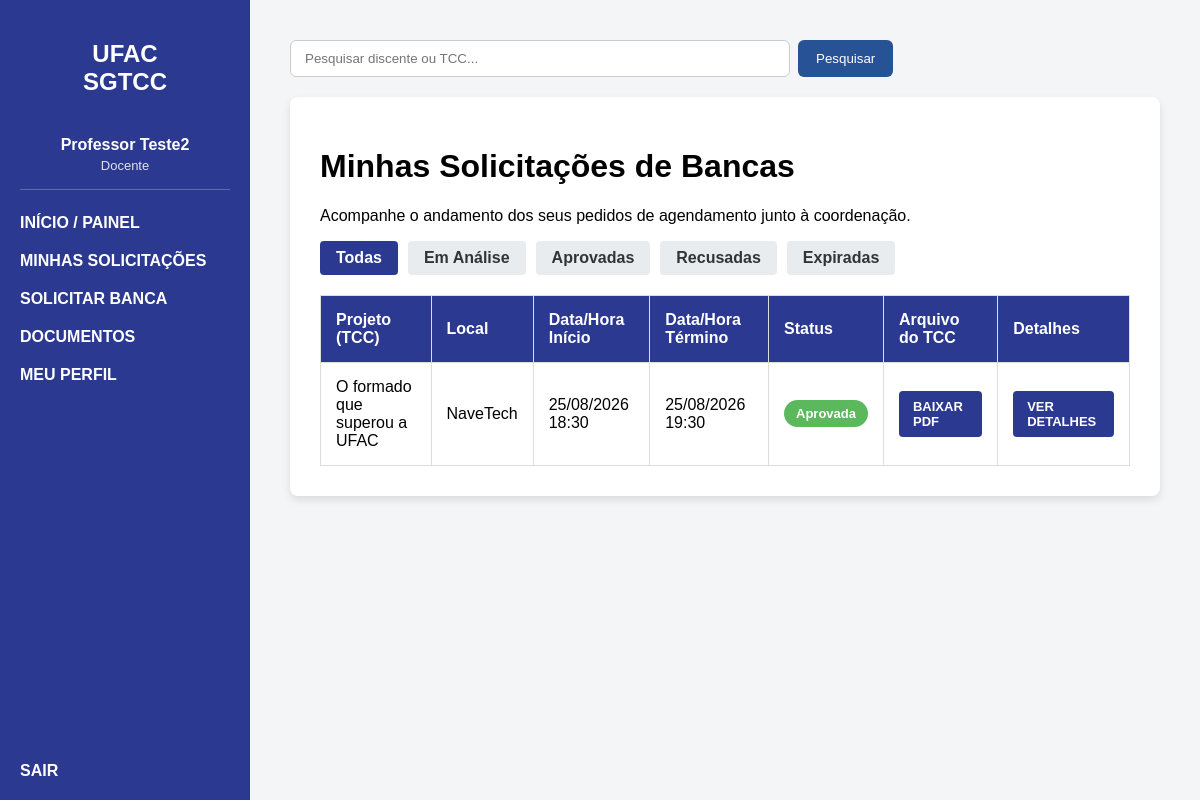
The page /bancas/ (signed in) on the database as committed earlier.
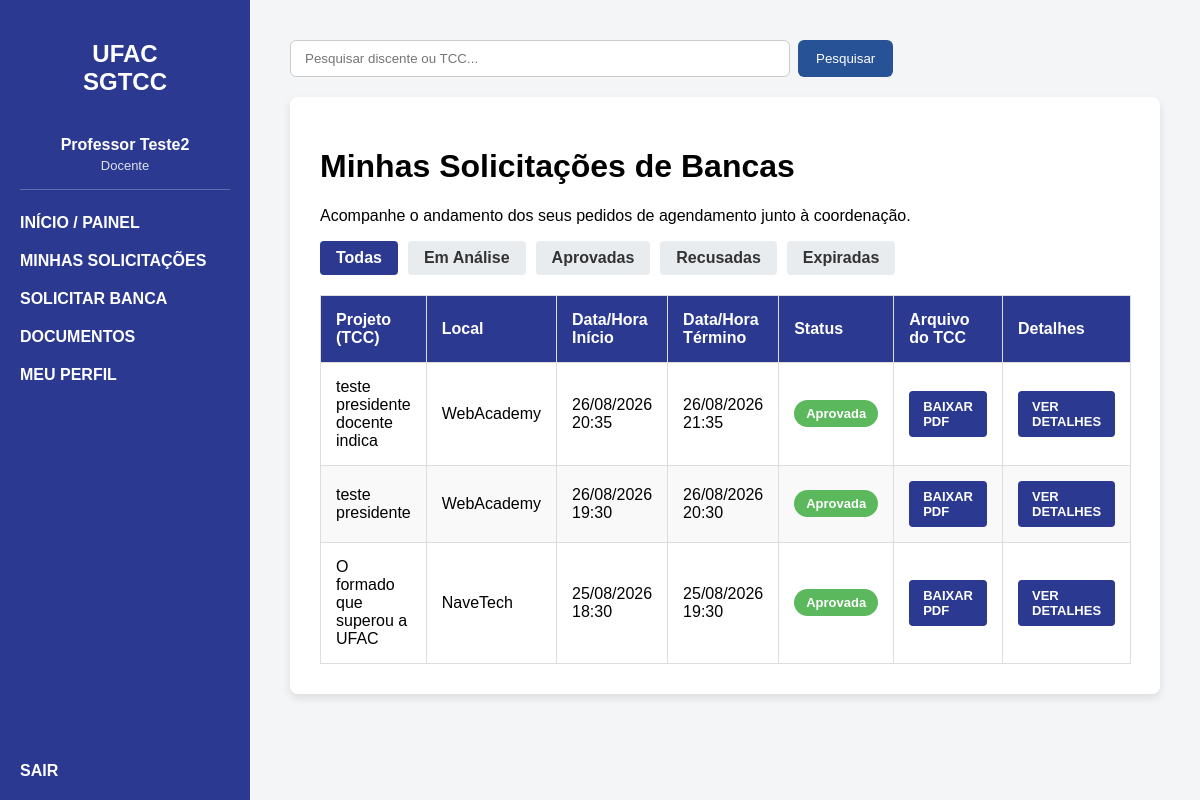
The same page on the database as committed later.
### bancasapp/models.py (models this page shows, shortened)
class pUsuario(models.Model):
    Tipos_Perfil = (
        ('COORDENACAO', 'Coordenação'),
        ('DOCENTE', 'Docente'),
    )
    TITULACOES_ACADEMICAS = (
        ('PROF', 'Prof.'),
        ('PROFA', 'Profa.'),
        ('PROF_ESP', 'Prof. Esp.'),
        ('PROFA_ESP', 'Profa. Esp.'),
        ('PROF_ME', 'Prof. Me.'),
        ('PROFA_MA', 'Profa. Ma.'),
        ('PROF_DR', 'Prof. Dr.'),
        ('PROFA_DRA', 'Profa. Dra.'),
    )
    usuario = models.OneToOneField(
        User,
        on_delete=models.CASCADE
    )
    perfil = models.CharField(
        max_length=15,
        choices=Tipos_Perfil
    )
    titulacao = models.CharField(
        max_length=12,
        choices=TITULACOES_ACADEMICAS,
        blank=True,
        default='',
        verbose_name='Titulação acadêmica'
    )
    data_cadastro = models.DateTimeField(
        default=timezone.now,
        editable=False
    )
    data_confirmacao_email = models.DateTimeField(
        null=True,
        blank=True,
        editable=False,
        verbose_name='Data de confirmação do e-mail'
    )

class SolicitacaoAgendamento(models.Model):
    STATUS_SOLICITACAO = (
        ('EM_ANÁLISE', 'Em Análise'),
        ('APROVADA', 'Aprovada'),
        ('RECUSADA', 'Recusada'),
        ('EXPIRADA', 'Expirada'),
    )
    usuario_solicitante = models.ForeignKey(
        pUsuario,
        on_delete=models.CASCADE,
        related_name='solicitacoes_enviadas'
    )
    projeto_tcc = models.ForeignKey(
        ProjetoTCC,
        on_delete=models.CASCADE
    )
    espaco = models.ForeignKey(
        EspacoFisico,
        on_delete=models.PROTECT
    )
    opcao_data_inicio = models.DateTimeField()
    opcao_data_fim = models.DateTimeField()
    arquivo_tcc = models.FileField(
        upload_to='tcc/solicitacoes/%Y/%m/',
        validators=[
            FileExtensionValidator(
                allowed_extensions=['pdf']
            )
        ],
        blank=True,
        verbose_name='Arquivo do TCC'
    )
    status = models.CharField(
        max_length=15,
        choices=STATUS_SOLICITACAO,
        default='EM_ANÁLISE'
    )
    data_solicitacao = models.DateTimeField(
        default=timezone.now,
        editable=False
    )
    data_decisao = models.DateTimeField(
        null=True,
        blank=True,
        editable=False
    )
    decidida_por = models.ForeignKey(
        User,
        on_delete=models.SET_NULL,
        null=True,
        blank=True,
        related_name='solicitacoes_decididas',
        editable=False
    )
    motivo_decisao = models.TextField(
        blank=True
    )

class ProjetoTCC(models.Model):
    STATUS_TIPO = (
        ('EM_ANÁLISE', 'Em Análise'),
        ('APROVADO', 'Aprovado'),
        ('RECUSADA', 'Recusada'),
    )
    titulo = models.CharField(max_length=255)
    resumo = models.TextField()
    semestre_letivo = models.CharField(max_length=6)
    discente = models.ForeignKey(Discente, on_delete=models.CASCADE)
    status = models.CharField(max_length=15, choices=STATUS_TIPO, default='EM_ANÁLISE')

class EspacoFisico(models.Model):
    nome = models.CharField(
        max_length=255
    )
    ativo = models.BooleanField(
        default=True
    )
    class Meta:
        ordering = ['nome']
        verbose_name = 'Espaço físico'
        verbose_name_plural = 'Espaços físicos'

### bancasapp/views.py (the view)
@docente_required
def visualizar_bancas(request):
    expirar_solicitacoes_vencidas()
    consulta = (
        SolicitacaoAgendamento.objects
        .select_related(
            'projeto_tcc',
            'projeto_tcc__discente',
            'espaco',
            'usuario_solicitante',
            'usuario_solicitante__usuario'
        )
    )
    perfil_logado = pUsuario.objects.get(
        usuario=request.user,
        perfil='DOCENTE'
    )
    solicitacoes = (
        consulta
        .filter(
            Q(
                usuario_solicitante=perfil_logado
            )
            | Q(
                composicao_banca__orientador=(
                    perfil_logado
                )
            )
            | Q(
                composicao_banca__coorientador=(
                    perfil_logado
                )
            )
            | Q(
                composicao_banca__avaliador_interno=(
                    perfil_logado
                )
            )
            | Q(
                composicao_banca__segundo_avaliador_interno=(
                    perfil_logado
                )
            )
        )
        .distinct()
        .order_by(
            '-data_solicitacao',
            '-id'
        )
    )
    status_filtro = request.GET.get(
        'status'
    )
    status_validos = {
        valor
        for valor, nome
        in SolicitacaoAgendamento.STATUS_SOLICITACAO
    }
    if status_filtro in status_validos:
        solicitacoes = solicitacoes.filter(
            status=status_filtro
        )
    else:
        status_filtro = None
    contexto = {
        'solicitacoes': solicitacoes,
        'status_atual': status_filtro,
    }
    return render(
        request,
        'visualizar_bancas.html',
        contexto
    )

### bancasapp/permissions.py (called while the page is built)
def usuario_e_docente(user):
    if not user.is_authenticated or not user.is_active:
        return False
    return pUsuario.objects.filter(
        usuario=user,
        perfil='DOCENTE'
    ).exists()

def docente_required(view_func):
    @login_required(login_url='login')
    @wraps(view_func)
    def wrapper(request, *args, **kwargs):
        if usuario_e_docente(request.user):
            return view_func(
                request,
                *args,
                **kwargs
            )
        messages.error(
            request,
            'Apenas docentes cadastrados podem realizar esta operação.'
        )
        return redirect('dashboard')
    return wrapper

### bancasapp/services.py (called while the page is built)
def expirar_solicitacoes_vencidas():
    return (
        SolicitacaoAgendamento.objects
        .filter(
            status='EM_ANÁLISE',
            opcao_data_inicio__lte=timezone.now(),
        )
        .update(
            status='EXPIRADA'
        )
    )

### templates/visualizar_bancas.html (shortened to what this page needs)
{% extends 'base.html' %}
{% block content %}
    <div class="table-container">
        <h1>Minhas Solicitações de Bancas</h1>
        <p>
            Acompanhe o andamento dos seus pedidos de agendamento
            junto à coordenação.
        </p>
        <div class="filter-menu">
            <a
                href="{% url 'visualizar_bancas' %}"
                class="btn-filter {% if not status_atual %}active{% endif %}"
            >
                Todas
            </a>
            <a
                href="{% url 'visualizar_bancas' %}?status=EM_ANÁLISE"
                class="btn-filter {% if status_atual == 'EM_ANÁLISE' %}active{% endif %}"
            >
                Em Análise
            </a>
            <a
                href="{% url 'visualizar_bancas' %}?status=APROVADA"
                class="btn-filter {% if status_atual == 'APROVADA' %}active{% endif %}"
            >
                Aprovadas
            </a>
            <a
                href="{% url 'visualizar_bancas' %}?status=RECUSADA"
                class="btn-filter {% if status_atual == 'RECUSADA' %}active{% endif %}"
            >
                Recusadas
            </a>
            <a
                href="{% url 'visualizar_bancas' %}?status=EXPIRADA"
                class="btn-filter {% if status_atual == 'EXPIRADA' %}active{% endif %}"
            >
                Expiradas
            </a>
        </div>
        <table>
            <thead>
                <tr>
                    <th>Projeto (TCC)</th>
                    <th>Local</th>
                    <th>Data/Hora Início</th>
                    <th>Data/Hora Término</th>
                    <th>Status</th>
                    <th>Arquivo do TCC</th>
                    <th>Detalhes</th>
                </tr>
            </thead>
            <tbody>
                {% for solicitacao in solicitacoes %}
                    <tr>
                        <td>
                            {{ solicitacao.projeto_tcc.titulo }}
                        </td>
                        <td>
                            {{ solicitacao.espaco.nome }}
                        </td>
                        <td>
                            {{ solicitacao.opcao_data_inicio|date:"d/m/Y H:i" }}
                        </td>
                        <td>
                            {{ solicitacao.opcao_data_fim|date:"d/m/Y H:i" }}
                        </td>
                        <td>
                            {% if solicitacao.status == 'EM_ANÁLISE' %}
                                <span class="status-badge status-analise">
                                    Em Análise
                                </span>
                            {% elif solicitacao.status == 'APROVADA' %}
                                <span class="status-badge status-aprovada">
                                    Aprovada
                                </span>
                            {% elif solicitacao.status == 'EXPIRADA' %}
                                <span class="status-badge status-expirada">
                                    Expirada
                                </span>
                            {% else %}
                                <span class="status-badge status-recusada">
                                    Recusada
                                </span>
                            {% endif %}
                        </td>
                        <td>
                            {% if solicitacao.arquivo_tcc %}
                                <a
                                    href="{% url 'baixar_tcc_solicitacao' solicitacao.id %}"
                                    class="btn-download"
                                >
                                    BAIXAR PDF
                                </a>
                            {% else %}
                                Não anexado
                            {% endif %}
                        </td>
                        <td>
                            <a
                                href="{% url 'detalhar_solicitacao' solicitacao.id %}"
                                class="btn-download"
                            >
                                VER DETALHES
                            </a>
                        </td>
                    </tr>
                {% endfor %}
            </tbody>
        </table>
    </div>
{% endblock %}

### templates/base.html (shortened to what this page needs)
{% load static %}
<!DOCTYPE html>
<html lang="pt-br">
<head>
    <link rel="stylesheet" href="{% static 'css/style.css' %}">
</head>
<body>
    <div class="sidebar">
        <h2>UFAC<br>SGTCC</h2>
        {% if request.user.is_authenticated %}
            <div class="usuario-logado">
                <strong>
                    {{ request.user.get_full_name|default:request.user.username }}
                </strong>
                <span>
                    {% if request.user.is_superuser %}
                        Coordenação
                    {% else %}
                        {{ request.user.pusuario.get_perfil_display }}
                    {% endif %}
                </span>
            </div>
        {% endif %}
        <a href="{% url 'dashboard' %}">
            INÍCIO / PAINEL
        </a>
        {% if request.user.is_superuser or request.user.pusuario.perfil == 'COORDENACAO' %}
            <a href="{% url 'solicitacoes_coordenacao' %}">
                ANALISAR SOLICITAÇÕES
            </a>
            <a href="{% url 'gerenciar_espacos' %}">
                GERENCIAR SALAS
            </a>
            <a href="{% url 'documentos' %}">
                DOCUMENTOS
            </a>
        {% else %}
            <a href="{% url 'visualizar_bancas' %}">
                MINHAS SOLICITAÇÕES
            </a>
            <a href="{% url 'solicitar_banca' %}">
                SOLICITAR BANCA
            </a>
            <a href="{% url 'documentos' %}">
                DOCUMENTOS
            </a>
            <a href="{% url 'meu_perfil' %}">
                MEU PERFIL
            </a>
        {% endif %}
        <div class="footer-menu">
            <form
                method="POST"
                action="{% url 'logout' %}"
                class="form-logout"
            >
                <button
                    type="submit"
                    class="btn-logout"
                >
                    SAIR
                </button>
            </form>
        </div>
    </div>
    <div class="content">
            <form action="{% url 'pesquisar' %}" method="GET" class="barra-pesquisa">
                <input
                    type="text"
                    name="q"
                    placeholder="Pesquisar discente ou TCC..."
                    value="{{ request.GET.q }}"
                >
                <button type="submit">Pesquisar</button>
            </form>
        {% block content %}
        {% endblock %}
    </div>
</body>
</html>

### static/css/style.css (style rules this page uses)
body { margin: 0; font-family: Arial, sans-serif; display: flex; height: 100vh; background-color: #f4f5f7; }
.sidebar { width: 250px; background-color: #2b3990; color: white; padding: 20px; display: flex; flex-direction: column; }
.sidebar h2 { text-align: center; margin-bottom: 40px; }
.usuario-logado { border-bottom: 1px solid rgba(255, 255, 255, 0.25); margin-bottom: 24px; padding: 0 4px 16px; text-align: center; }
.usuario-logado strong, .usuario-logado span { display: block; overflow-wrap: anywhere; }
.usuario-logado span { font-size: 13px; margin-top: 4px; opacity: 0.85; }
.sidebar a { color: white; text-decoration: none; display: block; margin-bottom: 20px; font-weight: bold; }
.footer-menu { margin-top: auto; }
.content { flex-grow: 1; padding: 40px; overflow-y: auto; }
.table-container { background-color: white; padding: 30px; border-radius: 8px; box-shadow: 0 4px 8px rgba(0, 0, 0, 0.1); }
table { width: 100%; border-collapse: collapse; margin-top: 20px; }
table th, table td { border: 1px solid #ddd; padding: 15px; text-align: left; }
table th { background-color: #2b3990; color: white; }
table tr:nth-child(even) { background-color: #f9f9f9; }
.status-badge { padding: 6px 12px; border-radius: 20px; font-size: 13px; font-weight: bold; color: white; text-align: center; display: inline-block; }
.status-aprovada { background-color: #5cb85c; }
.filter-menu { margin-bottom: 20px; display: flex; gap: 10px; }
.btn-filter { padding: 8px 16px; text-decoration: none; color: #333; background-color: #e9ecef; border-radius: 4px; font-weight: bold; transition: background-color 0.3s; }
.btn-filter.active { background-color: #2b3990; color: white; }
.barra-pesquisa { display: flex; gap: 8px; margin-bottom: 20px; }
.barra-pesquisa input { width: 100%; max-width: 500px; padding: 10px 14px; border: 1px solid #ccc; border-radius: 6px; outline: none; }
.barra-pesquisa button { padding: 10px 18px; border: none; border-radius: 6px; background: #285296; color: white; cursor: pointer; }
.btn-download { display: inline-block; background-color: #2b3990; color: white; padding: 8px 14px; border-radius: 4px; text-decoration: none; font-size: 13px; font-weight: bold; }
* { box-sizing: border-box; }
body { min-height: 100vh; height: auto; }
.sidebar { flex-shrink: 0; }
.content { min-width: 0; }
.table-container, .tabela-container { width: 100%; overflow-x: auto; }
.form-logout { margin: 0; }
.btn-logout { background: none; border: none; color: white; cursor: pointer; font-family: inherit; font-size: inherit; font-weight: bold; padding: 0; text-align: left; }

Rows that differ between the two databases and show on the page:
added SolicitacaoAgendamento: projeto_tcc.titulo "teste presidente docente indica", espaco.nome "WebAcademy", opcao_data_inicio "26/08/2026 20:35", opcao_data_fim "26/08/2026 21:35", status "Aprovada", shows "BAIXAR PDF"
added SolicitacaoAgendamento: projeto_tcc.titulo "teste presidente", espaco.nome "WebAcademy", opcao_data_inicio "26/08/2026 19:30", opcao_data_fim "26/08/2026 20:30", status "Aprovada", shows "BAIXAR PDF"
